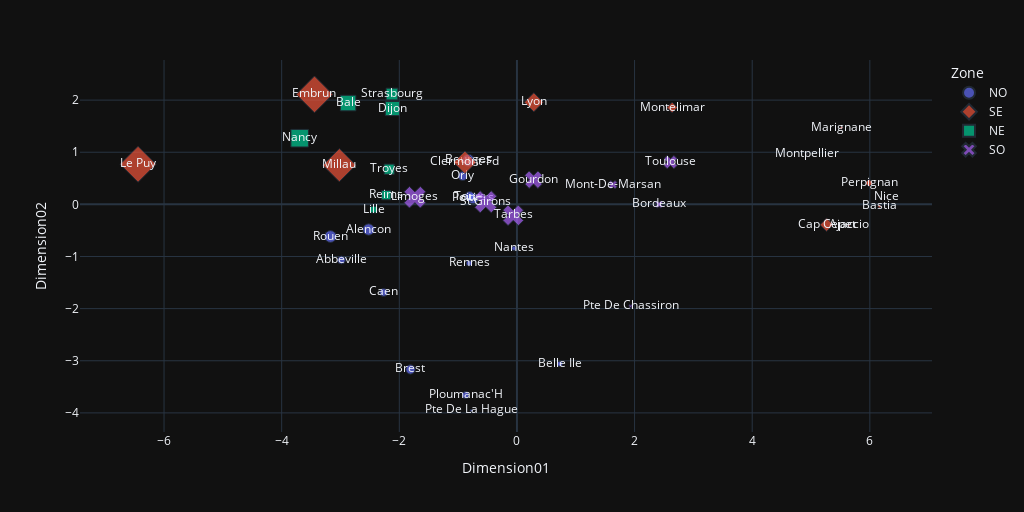

Notebook source saved alongside this figure:
### Code cell
fig = px.scatter( donnees2d.reset_index(), 
                  x='Dimension01', 
                  y='Dimension02', 
                  color='Zone',
                  size=donnees2d.reset_index().Altitude,
                  symbol=donnees2d.reset_index().Zone,
                  text='Nom',
                  width=1024,
                  height=512,
                  )

fig.show()

### Figure 1 — Plotly figure (JSON) as saved in the notebook; plotly's stock layout.template omitted (floating-point values rounded to 4 significant figures)
{"data": [{"hovertemplate": "Zone=NO<br>Dimension01=%{x}<br>Dimension02=%{y}<br>Altitude=%{marker.size}<br>Nom=%{text}<extra></extra>", "legendgroup": "NO", "marker": {"color": "#636efa", "size": [69, 143, 34, 161, 94, 67, 26, 89, 55, 123, 6, 36, 151, 108], "sizemode": "area", "sizeref": 2.178, "symbol": "circle"}, "mode": "markers+text", "name": "NO", "orientation": "v", "showlegend": true, "text": ["Abbeville", "Alencon", "Belle Ile", "Bourges", "Brest", "Caen", "Nantes", "Orly", "Ploumanac'H", "Poitiers", "Pte De La Hague", "Rennes", "Rouen", "Tours"], "x": [-2.984, -2.521, 0.7306, -0.8282, -1.81, -2.267, -0.04898, -0.9233, -0.8714, -0.7476, -0.7782, -0.8148, -3.17, -0.801], "xaxis": "x", "y": [-1.067, -0.4827, -3.059, 0.8453, -3.168, -1.689, -0.8448, 0.5437, -3.658, 0.1133, -3.952, -1.128, -0.6165, 0.1501], "yaxis": "y", "type": "scatter"}, {"hovertemplate": "Zone=SE<br>Dimension01=%{x}<br>Dimension02=%{y}<br>Altitude=%{marker.size}<br>Nom=%{text}<extra></extra>", "legendgroup": "SE", "marker": {"color": "#EF553B", "size": [5, 10, 115, 331, 871, 833, 235, 9, 712, 73, 2, 2, 42], "sizemode": "area", "sizeref": 2.178, "symbol": "diamond"}, "mode": "markers+text", "name": "SE", "orientation": "v", "showlegend": true, "text": ["Ajaccio", "Bastia", "Cap Cepet", "Clermont-Fd", "Embrun", "Le Puy", "Lyon", "Marignane", "Millau", "Montelimar", "Montpellier", "Nice", "Perpignan"], "x": [5.642, 6.164, 5.265, -0.8844, -3.442, -6.442, 0.287, 5.517, -3.019, 2.639, 4.932, 6.281, 5.987], "xaxis": "x", "y": [-0.4019, -0.03725, -0.3912, 0.8047, 2.109, 0.7694, 1.959, 1.468, 0.7526, 1.857, 0.9665, 0.1419, 0.4108], "yaxis": "y", "type": "scatter"}, {"hovertemplate": "Zone=NE<br>Dimension01=%{x}<br>Dimension02=%{y}<br>Altitude=%{marker.size}<br>Nom=%{text}<extra></extra>", "legendgroup": "NE", "marker": {"color": "#00cc96", "size": [263, 219, 47, 336, 95, 150, 112], "sizemode": "area", "sizeref": 2.178, "symbol": "square"}, "mode": "markers+text", "name": "NE", "orientation": "v", "showlegend": true, "text": ["Bale", "Dijon", "Lille", "Nancy", "Reims", "Strasbourg", "Troyes"], "x": [-2.871, -2.118, -2.436, -3.694, -2.221, -2.124, -2.172], "xaxis": "x", "y": [1.943, 1.838, -0.0998, 1.269, 0.1775, 2.116, 0.6747], "yaxis": "y", "type": "scatter"}, {"hovertemplate": "Zone=SO<br>Dimension01=%{x}<br>Dimension02=%{y}<br>Altitude=%{marker.size}<br>Nom=%{text}<extra></extra>", "legendgroup": "SO", "marker": {"color": "#ab63fa", "size": [47, 260, 402, 59, 11, 414, 360, 151], "sizemode": "area", "sizeref": 2.178, "symbol": "x"}, "mode": "markers+text", "name": "SO", "orientation": "v", "showlegend": true, "text": ["Bordeaux", "Gourdon", "Limoges", "Mont-De-Marsan", "Pte De Chassiron", "St Girons", "Tarbes", "Toulouse"], "x": [2.416, 0.2823, -1.735, 1.632, 1.931, -0.5307, -0.06364, 2.612], "xaxis": "x", "y": [-0.00121, 0.4734, 0.1366, 0.379, -1.952, 0.04958, -0.2106, 0.8114], "yaxis": "y", "type": "scatter"}], "layout": {"xaxis": {"anchor": "y", "domain": [0.0, 1.0], "title": {"text": "Dimension01"}}, "yaxis": {"anchor": "x", "domain": [0.0, 1.0], "title": {"text": "Dimension02"}}, "legend": {"title": {"text": "Zone"}, "tracegroupgap": 0, "itemsizing": "constant"}, "margin": {"t": 60}, "height": 512, "width": 1024}}
